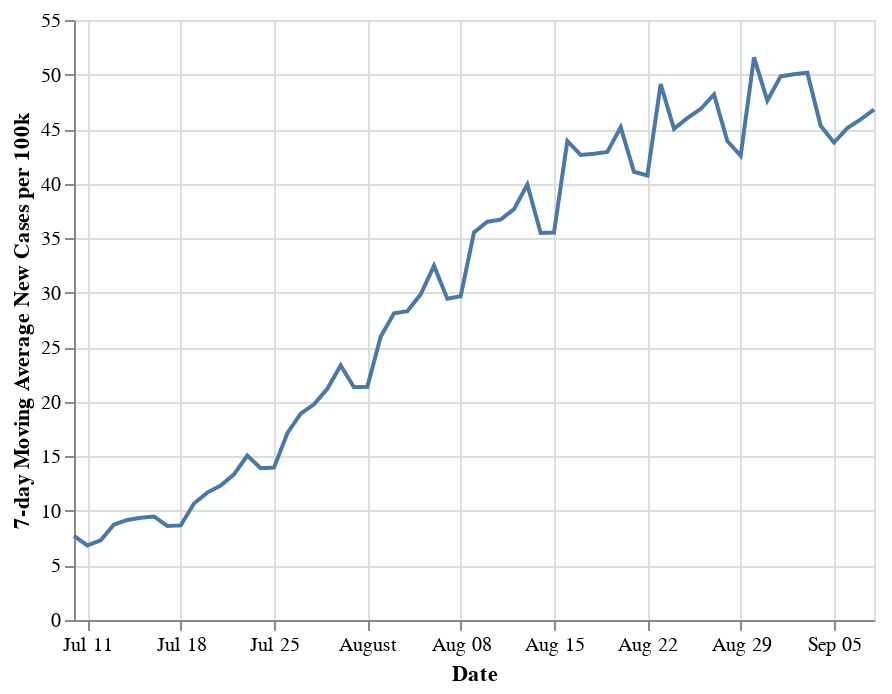

Write notebook code for a chart like this one.
### Markdown cell above
The question at hand is to look at the US' current surge in Covid-19 cases, and to look at colleges in particular. As usual, we can begin by looking at how the US has done since July 4th.

### Code cell
national_average = fidap.sql("""
WITH covid_cases AS (
SELECT date, 
ROW_NUMBER() OVER (ORDER BY date ASC) AS row_num,
(SUM(confirmed_cases) - (LAG(SUM(confirmed_cases), 1) OVER (ORDER BY date ASC))) AS new_cases,
FROM bigquery-public-data.covid19_nyt.us_counties
WHERE date >= CAST("2021-07-04" AS DATE)
AND confirmed_cases >= 0 
AND deaths >= 0
GROUP BY date), 

census_join AS (
SELECT CAST(c.date AS STRING) AS nyt_date, c.new_cases, c.row_num, 
ROUND(100000*(AVG(c.new_cases) OVER (ORDER BY c.date ASC ROWS 7 PRECEDING))/332721914, 2) AS new_cases_ma7
FROM covid_cases AS c)

SELECT nyt_date, new_cases, new_cases_ma7
FROM census_join
WHERE row_num >= 7
ORDER BY nyt_date DESC
""")

national_average['nyt_date'] = pd.to_datetime(national_average['nyt_date'])
alt.Chart(national_average).mark_line().encode(
    x = alt.X('nyt_date', title = "Date"),
    y = alt.Y('new_cases_ma7', title = "7-day Moving Average New Cases per 100k")
)

### Figure 1 — Vega-Lite specification as saved in the notebook (floating-point values rounded to 4 significant figures)
{"config": {"view": {"continuousWidth": 400, "continuousHeight": 300}}, "data": {"name": "data-3ddf415649d87fe1d4069fc63b3994d2"}, "mark": "line", "encoding": {"x": {"type": "temporal", "field": "nyt_date", "title": "Date"}, "y": {"type": "quantitative", "field": "new_cases_ma7", "title": "7-day Moving Average New Cases per 100k"}}, "$schema": "https://vega.github.io/schema/vega-lite/v4.8.1.json", "datasets": {"data-3ddf415649d87fe1d4069fc63b3994d2": [{"nyt_date": "2021-09-08T00:00:00", "new_cases": 183658, "new_cases_ma7": 46.78}, {"nyt_date": "2021-09-07T00:00:00", "new_cases": 301081, "new_cases_ma7": 45.89}, {"nyt_date": "2021-09-06T00:00:00", "new_cases": 76580, "new_cases_ma7": 45.09}, {"nyt_date": "2021-09-05T00:00:00", "new_cases": 43737, "new_cases_ma7": 43.77}, {"nyt_date": "2021-09-04T00:00:00", "new_cases": 65299, "new_cases_ma7": 45.3}, {"nyt_date": "2021-09-03T00:00:00", "new_cases": 190600, "new_cases_ma7": 50.17}, {"nyt_date": "2021-09-02T00:00:00", "new_cases": 175136, "new_cases_ma7": 50.02}, {"nyt_date": "2021-09-01T00:00:00", "new_cases": 208998, "new_cases_ma7": 49.83}, {"nyt_date": "2021-08-31T00:00:00", "new_cases": 160019, "new_cases_ma7": 47.61}, {"nyt_date": "2021-08-30T00:00:00", "new_cases": 279786, "new_cases_ma7": 51.57}, {"nyt_date": "2021-08-29T00:00:00", "new_cases": 41470, "new_cases_ma7": 42.55}, {"nyt_date": "2021-08-28T00:00:00", "new_cases": 84459, "new_cases_ma7": 43.91}, {"nyt_date": "2021-08-27T00:00:00", "new_cases": 194944, "new_cases_ma7": 48.17}, {"nyt_date": "2021-08-26T00:00:00", "new_cases": 186621, "new_cases_ma7": 46.84}, {"nyt_date": "2021-08-25T00:00:00", "new_cases": 170023, "new_cases_ma7": 46.01}, {"nyt_date": "2021-08-24T00:00:00", "new_cases": 149983, "new_cases_ma7": 45.03}, {"nyt_date": "2021-08-23T00:00:00", "new_cases": 265406, "new_cases_ma7": 49.12}, {"nyt_date": "2021-08-22T00:00:00", "new_cases": 39761, "new_cases_ma7": 40.75}, {"nyt_date": "2021-08-21T00:00:00", "new_cases": 77531, "new_cases_ma7": 41.09}, {"nyt_date": "2021-08-20T00:00:00", "new_cases": 197974, "new_cases_ma7": 45.17}, {"nyt_date": "2021-08-19T00:00:00", "new_cases": 159417, "new_cases_ma7": 42.9}, {"nyt_date": "2021-08-18T00:00:00", "new_cases": 164594, "new_cases_ma7": 42.74}, {"nyt_date": "2021-08-17T00:00:00", "new_cases": 143958, "new_cases_ma7": 42.63}, {"nyt_date": "2021-08-16T00:00:00", "new_cases": 258856, "new_cases_ma7": 43.91}, {"nyt_date": "2021-08-15T00:00:00", "new_cases": 42593, "new_cases_ma7": 35.51}, {"nyt_date": "2021-08-14T00:00:00", "new_cases": 48868, "new_cases_ma7": 35.47}, {"nyt_date": "2021-08-13T00:00:00", "new_cases": 186083, "new_cases_ma7": 39.92}, {"nyt_date": "2021-08-12T00:00:00", "new_cases": 137594, "new_cases_ma7": 37.66}, {"nyt_date": "2021-08-11T00:00:00", "new_cases": 155030, "new_cases_ma7": 36.7}, {"nyt_date": "2021-08-10T00:00:00", "new_cases": 161797, "new_cases_ma7": 36.51}, {"nyt_date": "2021-08-09T00:00:00", "new_cases": 177933, "new_cases_ma7": 35.53}, {"nyt_date": "2021-08-08T00:00:00", "new_cases": 35215, "new_cases_ma7": 29.68}, {"nyt_date": "2021-08-07T00:00:00", "new_cases": 41648, "new_cases_ma7": 29.44}, {"nyt_date": "2021-08-06T00:00:00", "new_cases": 167364, "new_cases_ma7": 32.47}, {"nyt_date": "2021-08-05T00:00:00", "new_cases": 125849, "new_cases_ma7": 29.85}, {"nyt_date": "2021-08-04T00:00:00", "new_cases": 111978, "new_cases_ma7": 28.31}, {"nyt_date": "2021-08-03T00:00:00", "new_cases": 150143, "new_cases_ma7": 28.11}, {"nyt_date": "2021-08-02T00:00:00", "new_cases": 135556, "new_cases_ma7": 25.96}, {"nyt_date": "2021-08-01T00:00:00", "new_cases": 22153, "new_cases_ma7": 21.37}, {"nyt_date": "2021-07-31T00:00:00", "new_cases": 28979, "new_cases_ma7": 21.34}, {"nyt_date": "2021-07-30T00:00:00", "new_cases": 122157, "new_cases_ma7": 23.33}, {"nyt_date": "2021-07-29T00:00:00", "new_cases": 97832, "new_cases_ma7": 21.2}, {"nyt_date": "2021-07-28T00:00:00", "new_cases": 84791, "new_cases_ma7": 19.77}, {"nyt_date": "2021-07-27T00:00:00", "new_cases": 106698, "new_cases_ma7": 18.91}, {"nyt_date": "2021-07-26T00:00:00", "new_cases": 92814, "new_cases_ma7": 17.12}, {"nyt_date": "2021-07-25T00:00:00", "new_cases": 13438, "new_cases_ma7": 13.97}, {"nyt_date": "2021-07-24T00:00:00", "new_cases": 21225, "new_cases_ma7": 13.92}, {"nyt_date": "2021-07-23T00:00:00", "new_cases": 82043, "new_cases_ma7": 15.08}, {"nyt_date": "2021-07-22T00:00:00", "new_cases": 65339, "new_cases_ma7": 13.35}, {"nyt_date": "2021-07-21T00:00:00", "new_cases": 59969, "new_cases_ma7": 12.32}, {"nyt_date": "2021-07-20T00:00:00", "new_cases": 61932, "new_cases_ma7": 11.68}, {"nyt_date": "2021-07-19T00:00:00", "new_cases": 58949, "new_cases_ma7": 10.68}, {"nyt_date": "2021-07-18T00:00:00", "new_cases": 8848, "new_cases_ma7": 8.67}, {"nyt_date": "2021-07-17T00:00:00", "new_cases": 12251, "new_cases_ma7": 8.62}, {"nyt_date": "2021-07-16T00:00:00", "new_cases": 52045, "new_cases_ma7": 9.49}, {"nyt_date": "2021-07-15T00:00:00", "new_cases": 35893, "new_cases_ma7": 9.38}, {"nyt_date": "2021-07-14T00:00:00", "new_cases": 38027, "new_cases_ma7": 9.17}, {"nyt_date": "2021-07-13T00:00:00", "new_cases": 42894, "new_cases_ma7": 8.75}, {"nyt_date": "2021-07-12T00:00:00", "new_cases": 35244, "new_cases_ma7": 7.31}, {"nyt_date": "2021-07-11T00:00:00", "new_cases": 5460, "new_cases_ma7": 6.84}, {"nyt_date": "2021-07-10T00:00:00", "new_cases": 7650, "new_cases_ma7": 7.71}]}}
